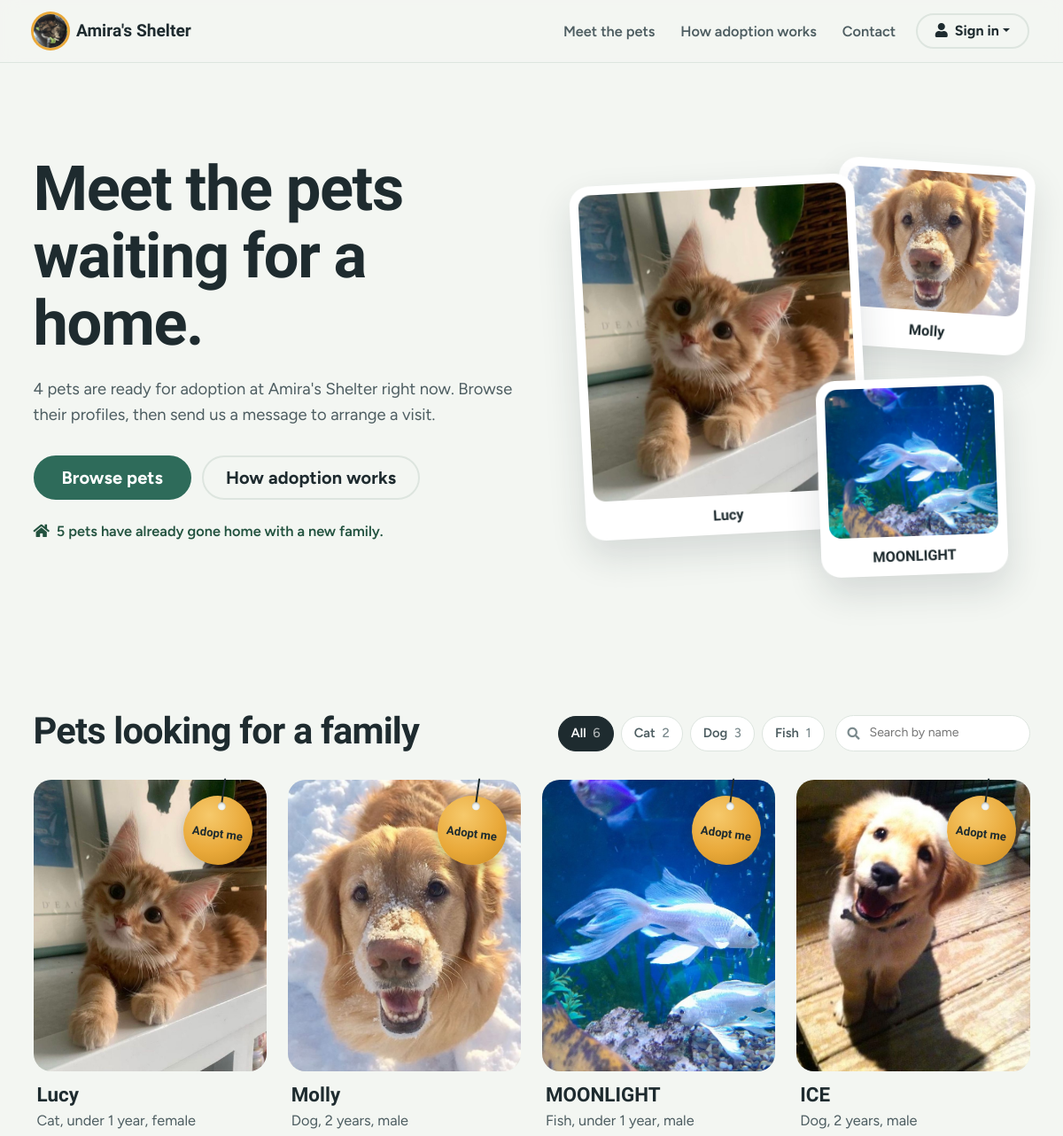
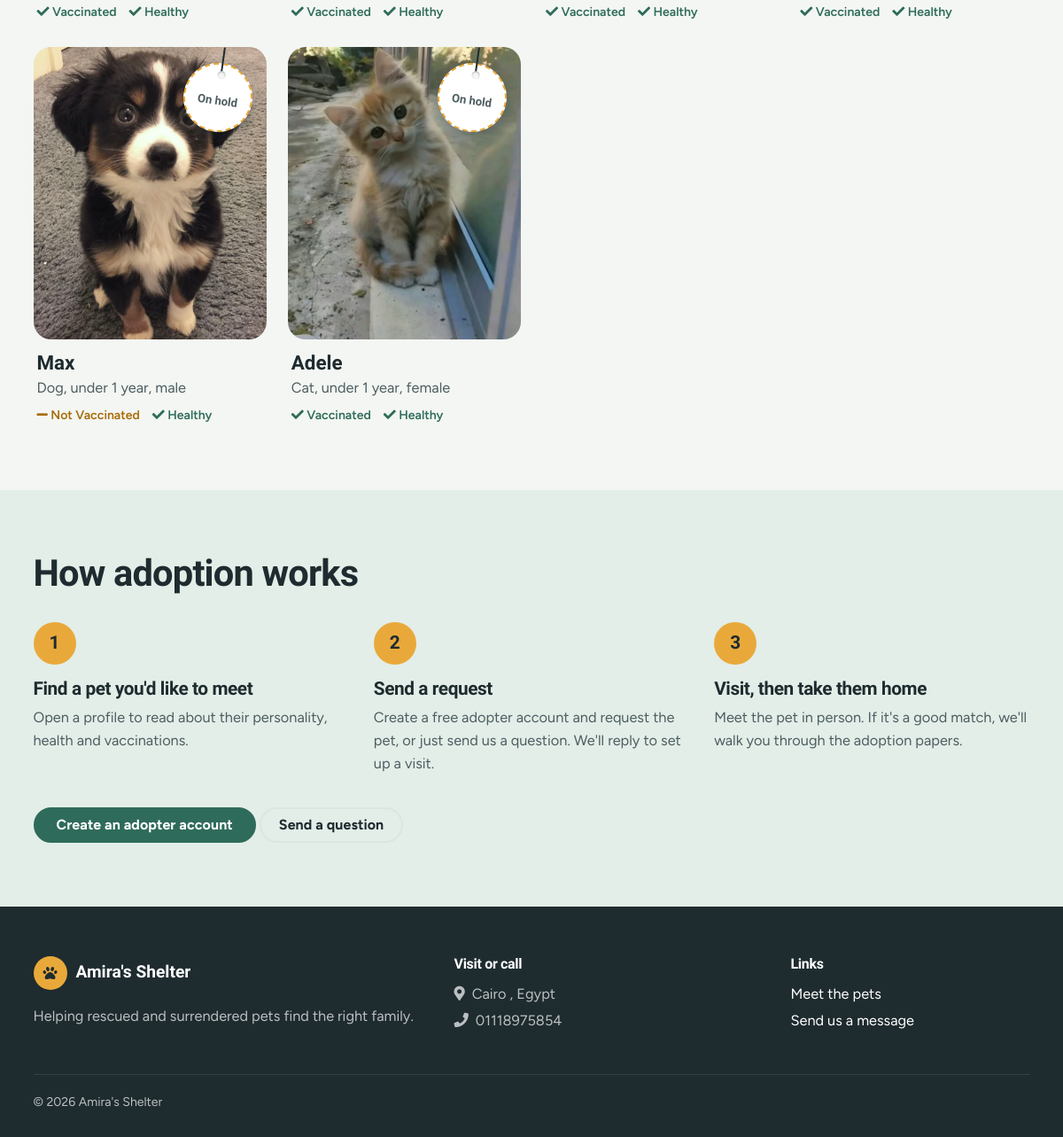
The page / on the database its author committed (2 pictures, top to bottom).
### tables this page shows
CREATE TABLE tbl_company (
    company_id      INTEGER PRIMARY KEY AUTOINCREMENT,
    company_logo    TEXT,
    company_name    TEXT,
    company_address TEXT,
    company_contact TEXT,
    company_website TEXT
);

CREATE TABLE tbl_pet (
    pet_id                INTEGER PRIMARY KEY AUTOINCREMENT,
    pet_owner_id          INTEGER REFERENCES tbl_pet_owner (pet_owner_id),
    pet_name              TEXT NOT NULL,
    pet_type_id           INTEGER REFERENCES tbl_pet_type (pet_type_id),
    description           TEXT,
    age                   INTEGER,
    gender                TEXT CHECK (gender IN ('Male', 'Female')),
    health_status         TEXT NOT NULL CHECK (health_status IN ('Healthy', 'Needs Treatment')),
    upload_health_history TEXT,
    vaccination_status    TEXT NOT NULL CHECK (vaccination_status IN ('Vaccinated', 'Not Vaccinated')),
    proof_of_vaccination  TEXT,
    adoption_status       TEXT NOT NULL CHECK (adoption_status IN ('Available', 'Pending', 'Adopted')),
    pet_profile_image     TEXT NOT NULL DEFAULT '',
    date_registered       TEXT
);

### petapp/public.py (the view)
@bp.route("/")
def home():
    pets = query(
        """SELECT p.*, COALESCE(pt.pet_type_name, 'Other') AS pet_type_name
           FROM tbl_pet p LEFT JOIN tbl_pet_type pt ON pt.pet_type_id = p.pet_type_id
           WHERE p.adoption_status IN ('Available', 'Pending')
           ORDER BY CASE p.adoption_status WHEN 'Available' THEN 0 ELSE 1 END,
                    p.date_registered DESC, p.pet_id DESC"""
    )
    types = {}
    for p in pets:
        types[p["pet_type_name"]] = types.get(p["pet_type_name"], 0) + 1
    available = [p for p in pets if p["adoption_status"] == "Available"]
    adopted = scalar("SELECT COUNT(*) FROM tbl_pet WHERE adoption_status = 'Adopted'")
    requested = set()
    if g.member and g.member["kind"] == "adopter":
        requested = {r["pet_id"] for r in query(
            "SELECT pet_id FROM tbl_adoption_request WHERE adopter_id = ? AND status IN ('Pending','Approved')",
            (g.member["id"],))}
    return render_template(
        "public/home.html",
        pets=pets,
        types=sorted(types.items()),
        available_count=len(available),
        adopted_count=adopted,
        hero_pets=available[:3],
        requested=requested,
    )

### petapp/db.py (called while the page is built)
def db_path():
    return Path(current_app.instance_path) / "petadoption.db"

def get_db():
    if "db" not in g:
        conn = sqlite3.connect(db_path(), detect_types=0, timeout=10)
        conn.row_factory = sqlite3.Row
        conn.execute("PRAGMA foreign_keys = ON")
        g.db = conn
    return g.db

def query(sql, params=(), one=False):
    cur = get_db().execute(sql, params)
    rows = cur.fetchall()
    cur.close()
    return (rows[0] if rows else None) if one else rows

def scalar(sql, params=()):
    row = get_db().execute(sql, params).fetchone()
    return row[0] if row else None

### petapp/helpers.py (called while the page is built)
def get_company():
    if "company" not in g:
        row = query("SELECT * FROM tbl_company ORDER BY company_id LIMIT 1", one=True)
        company = dict(row) if row else {}
        company.setdefault("company_id", None)
        for key in ("company_logo", "company_name", "company_address", "company_contact", "company_website"):
            company[key] = company.get(key) or ""
        company["company_name"] = company["company_name"] or "Pet Adoption Center"
        g.company = company
    return g.company

def age_label(age):
    try:
        age = int(age)
    except (TypeError, ValueError):
        return "Age unknown"
    if age <= 0:
        return "Under 1 year"
    return f"{age} year" if age == 1 else f"{age} years"

### petapp/portal.py (called while the page is built, shortened)
def load_member():
    kind, mid = session.get("member_kind"), session.get("member_id")
    if kind not in KINDS or not mid:
        return None

### petapp/security.py (called while the page is built)
def check_csrf():
    if request.method != "POST":
        return
    sent = request.form.get("csrf_token", "")
    if not sent or not secrets.compare_digest(sent, session.get("csrf_token", "")):
        abort(400, description="This form expired. Go back, reload the page and try again.")

### templates/public/home.html (shortened to what this page needs)
{% extends "base_public.html" %}
{% from "_macros.html" import upload_img with context %}
{% block content %}
<main>
  <section class="pa-hero">
    <div class="container">
      <div class="row align-items-center">
        <div class="col-lg-6 pa-hero__copy">
          <h1>Meet the pets waiting for a home.</h1>
          <p class="pa-lead">
            {% if available_count %}
              {{ available_count }} {{ 'pet is' if available_count == 1 else 'pets are' }} ready for adoption at {{ company.company_name }} right now.
            {% else %}
              Every pet in our care is currently matched with a family. New arrivals are listed here as soon as they're ready.
            {% endif %}
            Browse their profiles, then send us a message to arrange a visit.
          </p>
          <div class="pa-hero__actions">
            <a href="#pets" class="btn pa-btn-primary btn-lg">Browse pets</a>
            <a href="#how" class="btn pa-btn-ghost btn-lg">How adoption works</a>
          </div>
          {% if adopted_count %}
          <p class="pa-hero__note"><i class="fas fa-home mr-2"></i>{{ adopted_count }} {{ 'pet has' if adopted_count == 1 else 'pets have' }} already gone home with a new family.</p>
          {% endif %}
        </div>
        <div class="col-lg-6">
          <div class="pa-collage pa-collage--{{ hero_pets|length }}" aria-hidden="true">
            {% for p in hero_pets %}
            <figure class="pa-collage__item pa-collage__item--{{ loop.index }}">
              {{ upload_img('pets', p.pet_profile_image) }}
              <figcaption>{{ p.pet_name }}</figcaption>
            </figure>
            {% endfor %}
          </div>
        </div>
      </div>
    </div>
  </section>
  <section id="pets" class="pa-section">
    <div class="container">
      <div class="pa-section__head">
        <h2>Pets looking for a family</h2>
        {% if pets %}
        <div class="pa-tools">
          <div class="pa-chips" role="group" aria-label="Filter by type">
            <button type="button" class="pa-chip" data-filter="all" aria-pressed="true">All <span>{{ pets|length }}</span></button>
            {% for t, n in types %}
            <button type="button" class="pa-chip" data-filter="{{ t|lower }}" aria-pressed="false">{{ t }} <span>{{ n }}</span></button>
            {% endfor %}
          </div>
          <label class="pa-search">
            <i class="fas fa-search" aria-hidden="true"></i><span class="sr-only">Search by name</span>
            <input type="search" id="petSearch" placeholder="Search by name" autocomplete="off">
          </label>
        </div>
        {% endif %}
      </div>
      {% if not pets %}
        <div class="pa-empty-state">
          <i class="fas fa-paw"></i>
          <h3>No pets are listed right now</h3>
          <p>New arrivals appear here once our team has checked their health. <a href="{{ url_for('public.contact') }}">Send us a message</a> and we'll let you know when someone new arrives.</p>
        </div>
      {% else %}
        <div class="pa-grid" id="petGrid">
          {% for p in pets %}{% set hold = p.adoption_status == 'Pending' %}
          <article class="pa-pet" data-type="{{ p.pet_type_name|lower }}" data-name="{{ p.pet_name|lower }}">
            <button type="button" class="pa-pet__open" data-toggle="modal" data-target="#pet-{{ p.pet_id }}">
              <span class="pa-pet__photo">
                {{ upload_img('pets', p.pet_profile_image, alt='Photo of ' ~ p.pet_name) }}
                <span class="pa-tag{{ ' pa-tag--hold' if hold }}">{{ 'On hold' if hold else 'Adopt me' }}</span>
              </span>
              <span class="pa-pet__body">
                <span class="pa-pet__name">{{ p.pet_name }}</span>
                <span class="pa-pet__meta">{{ p.pet_type_name }}, {{ (p.age|age)[0]|lower ~ (p.age|age)[1:] }}{% if p.gender %}, {{ p.gender|lower }}{% endif %}</span>
                <span class="pa-pet__facts">
                  {% set vok = p.vaccination_status == 'Vaccinated' %}{% set hok = p.health_status == 'Healthy' %}
                  <span class="{{ 'is-yes' if vok else 'is-no' }}"><i class="fas {{ 'fa-check' if vok else 'fa-minus' }}"></i> {{ p.vaccination_status }}</span>
                  <span class="{{ 'is-yes' if hok else 'is-no' }}"><i class="fas {{ 'fa-check' if hok else 'fa-minus' }}"></i> {{ p.health_status }}</span>
                </span>
              </span>
            </button>
          </article>
          {% endfor %}
        </div>
      {% endif %}
    </div>
  </section>
  <section id="how" class="pa-section pa-section--tint">
    <div class="container">
      <div class="pa-section__head"><h2>How adoption works</h2></div>
      <ol class="pa-steps">
        <li><h3>Find a pet you'd like to meet</h3><p>Open a profile to read about their personality, health and vaccinations.</p></li>
        <li><h3>Send a request</h3><p>Create a free adopter account and request the pet, or just send us a question. We'll reply to set up a visit.</p></li>
        <li><h3>Visit, then take them home</h3><p>Meet the pet in person. If it's a good match, we'll walk you through the adoption papers.</p></li>
      </ol>
      {% if not current_member %}<a href="{{ url_for('portal.register') }}" class="btn pa-btn-primary">Create an adopter account</a>{% endif %}
      <a href="{{ url_for('public.contact') }}" class="btn pa-btn-ghost">Send a question</a>
    </div>
  </section>
</main>
{% endblock %}

### templates/base_public.html (shortened to what this page needs)
<!DOCTYPE html>
<html lang="en">
<head>
  {% include "_head.html" %}
  <link rel="stylesheet" href="{{ url_for('static', filename='css/petcare-admin.css') }}">
  <link rel="stylesheet" href="{{ url_for('static', filename='css/petcare-site.css') }}">
</head>
<body class="pa-site">
<header class="pa-site-nav">
  <nav class="navbar navbar-expand-md container">
    <a href="{{ url_for('public.home') }}" class="pa-brand">
      {% if company.company_logo %}
        <img src="{{ url_for('uploaded_file', folder='logo', filename=company.company_logo) }}" alt="">
      {% else %}
        <span class="pa-tag-dot"><i class="fas fa-paw"></i></span>
      {% endif %}
      <span>{{ company.company_name }}</span>
    </a>
    <div class="collapse navbar-collapse" id="siteNav">
      <ul class="navbar-nav ml-auto align-items-md-center">
        <li class="nav-item"><a class="nav-link" href="{{ url_for('public.home') }}#pets">Meet the pets</a></li>
        <li class="nav-item"><a class="nav-link" href="{{ url_for('public.home') }}#how">How adoption works</a></li>
        <li class="nav-item"><a class="nav-link" href="{{ url_for('public.contact') }}" {% if request.endpoint == 'public.contact' %}aria-current="page"{% endif %}>Contact</a></li>
        {% if current_member %}
          <li class="nav-item"><a class="nav-link" href="{{ url_for('portal.home') }}" {% if request.endpoint and request.endpoint.startswith('portal.') %}aria-current="page"{% endif %}>My account</a></li>
          <li class="nav-item ml-md-2">
            <form action="{{ url_for('portal.logout') }}" method="post">{{ csrf_field() }}
              <button class="btn pa-btn-ghost"><i class="fas fa-sign-out-alt mr-1"></i> Sign out</button>
            </form>
          </li>
        {% elif current_user %}
          <li class="nav-item ml-md-2"><a class="btn pa-btn-ghost" href="{{ url_for('admin.dashboard') }}"><i class="fas fa-columns mr-1"></i> Staff dashboard</a></li>
        {% else %}
          <li class="nav-item dropdown ml-md-2">
            <a class="btn pa-btn-ghost dropdown-toggle" href="#" id="signinMenu" data-toggle="dropdown" aria-haspopup="true" aria-expanded="false"><i class="fas fa-user mr-1"></i> Sign in</a>
          </li>
        {% endif %}
      </ul>
    </div>
  </nav>
</header>
{% block content %}{% endblock %}
<footer class="pa-site-footer">
  <div class="container">
    <div class="row">
      <div class="col-md-5 mb-4">
        <div class="pa-brand pa-brand--light"><span class="pa-tag-dot"><i class="fas fa-paw"></i></span><span>{{ company.company_name }}</span></div>
        <p class="mt-3 mb-0">Helping rescued and surrendered pets find the right family.</p>
      </div>
      <div class="col-md-4 mb-4">
        <h2 class="pa-footer-h">Visit or call</h2>
        {% if company.company_address %}<p class="mb-1"><i class="fas fa-map-marker-alt mr-2"></i>{{ company.company_address }}</p>{% endif %}
        {% if company.company_contact %}<p class="mb-1"><i class="fas fa-phone mr-2"></i>{{ company.company_contact }}</p>{% endif %}
      </div>
      <div class="col-md-3 mb-4">
        <h2 class="pa-footer-h">Links</h2>
        <p class="mb-1"><a href="{{ url_for('public.home') }}#pets">Meet the pets</a></p>
        <p class="mb-1"><a href="{{ url_for('public.contact') }}">Send us a message</a></p>
      </div>
    </div>
    <p class="pa-site-footer__legal">&copy; {{ now_year }} {{ company.company_name }}</p>
  </div>
</footer>
</body>
</html>

### templates/_macros.html (shortened to what this page needs)
{% macro upload_img(folder, name, cls="", alt="") -%}
{% if name %}<img src="{{ url_for('uploaded_file', folder=folder, filename=name) }}" class="{{ cls }}" alt="{{ alt }}" loading="lazy" onerror="this.onerror=null;this.src='{{ url_for('static', filename='img/placeholder.svg') }}'">
{% else %}<img src="{{ url_for('static', filename='img/placeholder.svg') }}" class="{{ cls }}" alt="{{ alt }}">{% endif %}
{%- endmacro %}

### templates/_head.html (shortened to what this page needs)
<link rel="stylesheet" href="{{ url_for('static', filename='vendor/fontawesome/css/all.min.css') }}">
<link rel="stylesheet" href="{{ url_for('static', filename='vendor/adminlte/adminlte.min.css') }}">

### static/css/petcare-admin.css (style rules this page uses)
:root { --pa-ink: #1e2b2f; --pa-ink-2: #4d5d61; --pa-muted: #7b8a8d; --pa-paper: #f3f6f2; --pa-surface: #ffffff; --pa-line: #dde5df; --pa-sage: #2e6b5a; --pa-sage-dark: #22523f; --pa-sage-soft: #e3eee8; --pa-brass: #e9a93a; --pa-brass-soft: #fbf0d9; --pa-alert: #c8483f; --pa-alert-soft: #f8e3e1; --pa-radius-lg: 16px; --pa-radius: 10px; --pa-font-display: "Bricolage Grotesque", "Segoe UI", system-ui, sans-serif; --pa-font-text: "Figtree", "Segoe UI", system-ui, -apple-system, sans-serif; }
body, .main-sidebar, .btn, .form-control, .modal, .dropdown-menu { font-family: var(--pa-font-text); }
body { color: var(--pa-ink); -webkit-font-smoothing: antialiased; }
h1, h2, h3, h4, h5, .h1, .h2, .h3, .h4, .h5, .card-title, .modal-title { font-family: var(--pa-font-display); letter-spacing: -0.01em; color: var(--pa-ink); }
a { color: var(--pa-sage); }
.btn { border-radius: var(--pa-radius); font-weight: 600; letter-spacing: 0.005em; }
label:not(.form-check-label):not(.custom-file-label) { font-weight: 600; font-size: 0.88rem; color: var(--pa-ink-2); }

### rows shown on the page
tbl_company: company_logo (picture), company_name "Amira's Shelter", company_address "Cairo , Egypt", company_contact "01118975854"
tbl_pet: pet_profile_image (picture), pet_name "Lucy", value "Adopt me", pet_type_name "Cat", age "under 1 year", gender "female", vaccination_status "Vaccinated", health_status "Healthy"
tbl_pet: pet_profile_image (picture), pet_name "Molly", value "Adopt me", pet_type_name "Dog", age "2 years", gender "male", vaccination_status "Vaccinated", health_status "Healthy"
tbl_pet: pet_profile_image (picture), pet_name "MOONLIGHT", value "Adopt me", pet_type_name "Fish", age "under 1 year", gender "male", vaccination_status "Vaccinated", health_status "Healthy"
tbl_pet: pet_profile_image (picture), value "Adopt me", pet_name "ICE", pet_type_name "Dog", age "2 years", gender "male", vaccination_status "Vaccinated", health_status "Healthy"
tbl_pet: pet_profile_image (picture), value "On hold", pet_name "Max", pet_type_name "Dog", age "under 1 year", gender "male", vaccination_status "Not Vaccinated", health_status "Healthy"
tbl_pet: pet_profile_image (picture), value "On hold", pet_name "Adele", pet_type_name "Cat", age "under 1 year", gender "female", vaccination_status "Vaccinated", health_status "Healthy"

### other values the page prints
{{ available_count }} "4"
{{ 'pet is' if available_count == 1 else 'pets are' }} "pets are"
{{ adopted_count }} "5"
{{ 'pet has' if adopted_count == 1 else 'pets have' }} "pets have"
{{ pets|length }} "6"
{{ t }} "Cat" "Dog" "Fish"
{{ n }} "2" "3" "1"
